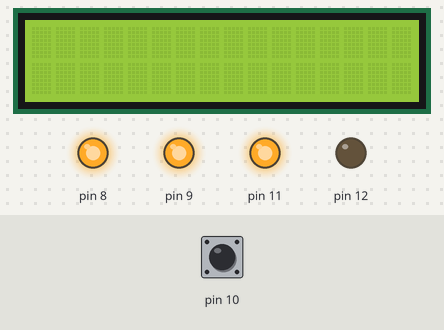
Bench run of a sketch on a simulated Arduino Uno, built with avr-gcc and run on an emulated ATmega328P. Parts: 16×2 character LCD, output pins drawn as LEDs (lit = HIGH). The inputs (shaded band) are chosen by the test bench; at power-on: pin 10 LOW. What the sketch prints to the serial monitor is not drawn.

Above: at 1.2 s.
1.3 s: pin 10 pulsed HIGH 5 times (0.12 s each, 0.3 s apart)
At 5.3 s:
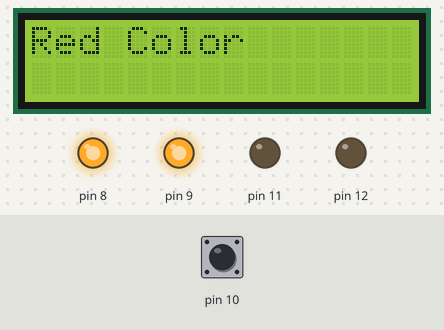
At 10.8 s:
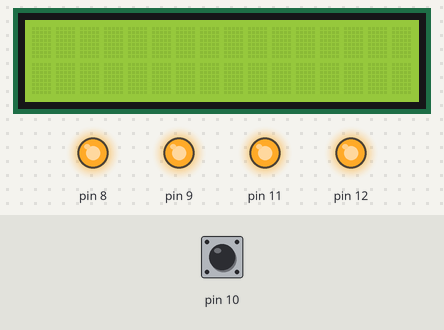
Timing chart, 0 to 14.5 s (numbered marks = the images above; inputs shaded):
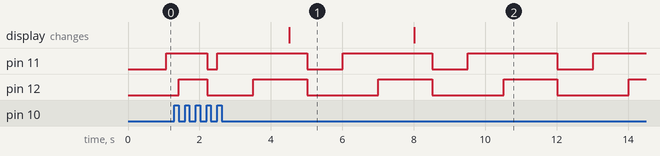

The sketch:

Colour_Sensor_Test.ino
```cpp
#include <Wire.h>
#include <LiquidCrystal_I2C.h>

LiquidCrystal_I2C lcd(0x27,16,2);

int red = 0;
int green = 0;
int blue = 0;

void setup()
{
  Serial.begin(9600);
  pinMode(8, OUTPUT);
  pinMode(9, OUTPUT);
  pinMode(12, OUTPUT);
  pinMode(11, OUTPUT);
  pinMode(10, INPUT);

  digitalWrite(8, HIGH);
  digitalWrite(9, HIGH);

   lcd.init();
   lcd.backlight();
}

void loop()
{
  digitalWrite(12, LOW);
  digitalWrite(11, LOW);
  red = pulseIn(10, digitalRead(10) == HIGH ? LOW : HIGH);
  digitalWrite(11, HIGH);
  blue = pulseIn(10, digitalRead(10) == HIGH ? LOW : HIGH);
  digitalWrite(12, HIGH);
  green = pulseIn(10, digitalRead(10) == HIGH ? LOW : HIGH);

lcd.clear();
  if (red < blue && red < green && red < 20)
  {
   Serial.println(" Red Color");
   lcd.print("Red Color");
  }

  else if (blue < red && blue < green)
  {
   Serial.println(" Blue Color");
   lcd.print("Blue Color");
  }

  else if (green < red && green < blue)
  {
   Serial.println(" Green Color");
   lcd.print("Green Color");
  }
  delay(500);
 }
```

Measured:
- after the input at 1.3 s, the display: changes after 3.2 s (image 1)
- by itself, pin 11: repeats every 3.5 s: HIGH 2.5 s, LOW 1.0 s
- what the display in image 1 shows lasts 3.5 s, from 4.5 s to 8.0 s
